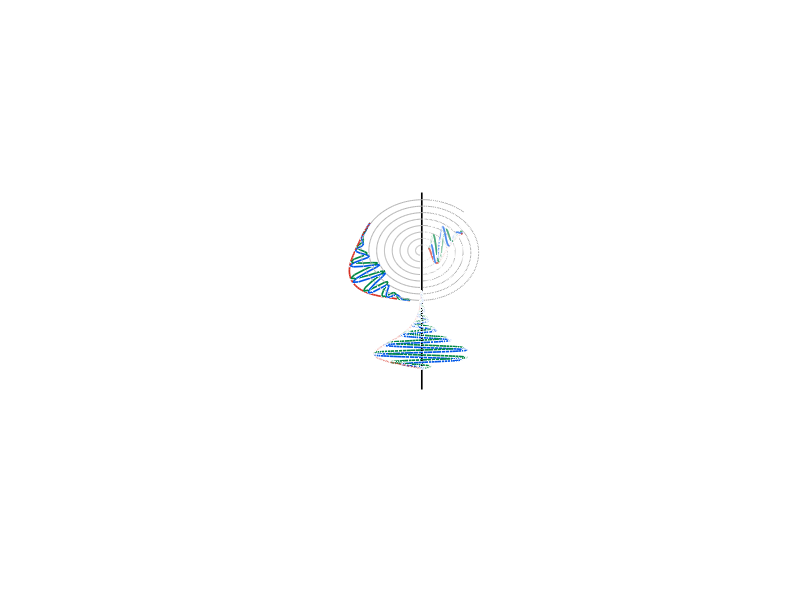

Write the MATLAB code that produced this figure. (Note: this script raises an error after producing the figure.)
nOctaves = 9;
nChromas = 192;

% Generate axis
axis_begin = -3.5;
axis_end = 1.5;
axis_x = [0,0];
axis_y = [axis_begin,axis_end];
axis_z = [0,0];

% Generate spiral
nPitches = nOctaves * nChromas;
spiral_r = linspace(1/nChromas,1,nPitches);
spiral_theta = 2*pi*linspace(1/nChromas,nOctaves,nPitches);
spiral_r = spiral_r(1:(end-170));
spiral_theta = spiral_theta(1:(end-170));

spiral_x = spiral_r .* sin(spiral_theta);
spiral_z = spiral_r .* cos(spiral_theta);
spiral_y = zeros(size(spiral_x));

% Generate wavelet along time
gammatone_order = 3;
bandwidth = 20;
center_frequency = 100;
sample_rate = 1000;
duration = 0.5;
amplitude_multiplier = 500;
x_begin = -3;
x_finish = -1;

nSamples = sample_rate * duration;
samples = linspace(0,duration,nSamples);
polynomial = samples.^(gammatone_order-1);
exponential = exp(-bandwidth*samples);
sine_wave = exp(1i*center_frequency*samples);
gammatone = amplitude_multiplier * polynomial .* exponential .* sine_wave;

real_wavetime_z = zeros(size(gammatone));
real_wavetime_x = real(gammatone.');
real_wavetime_y = linspace(x_begin,x_finish,nSamples);

imag_wavetime_z = zeros(size(gammatone));
imag_wavetime_x = imag(gammatone.');
imag_wavetime_y = linspace(x_begin,x_finish,nSamples);

abs_wavetime_z = zeros(size(gammatone));
abs_wavetime_x =  - abs(gammatone.');
abs_wavetime_y = linspace(x_begin,x_finish,nSamples);

% Generate wavelet along chromas
resolution = 0.25;
mother_xi = 1/2;
sigma = 2.5;
periodization_extent = 1;
chroma_theta_offset = 1/3 * pi();

original_length = nChromas;
nPeriods = 1 + periodization_extent;
periodization = periodization_extent * original_length;
mother_range_start = - original_length/2 - periodization/2;
mother_range_end = (original_length/2-1) + periodization/2;
mother_range = (mother_range_start:mother_range_end).';
range = mother_range * resolution;
numerator = - range.*range;
denominator = 2 * sigma * sigma;
ln_gaussian = numerator ./ denominator;
gaussian = exp(ln_gaussian);
wave = exp(2i*pi*mother_xi*range);
gabor = resolution * gaussian .* wave;
expanded_gabor = reshape(gabor,original_length,nPeriods);
periodized_gabor = sum(expanded_gabor,2);
gabor_DC_bias = mean(periodized_gabor);
expanded_gaussian = reshape(gaussian,original_length,nPeriods);
periodized_gaussian = sum(expanded_gaussian,2);
scaling_factor = gabor_DC_bias/mean(periodized_gaussian);
corrective_term = scaling_factor * periodized_gaussian;
periodized_morlet = periodized_gabor - corrective_term;
shifted_morlet = fftshift(periodized_morlet);
spiral_arc = 5/nChromas + linspace( ...
    (nOctaves-2)/nOctaves+1/nChromas, ...
    (nOctaves-1)/nOctaves, ...
    nChromas);
wavechroma_theta = chroma_theta_offset + 2*pi*linspace(1/nChromas,1,nChromas);
wavechroma_range = 70:130;
trimmed_morlet = shifted_morlet(wavechroma_range).';
wavechroma_theta = wavechroma_theta(wavechroma_range);

real_wavechroma_r = real(trimmed_morlet) + spiral_arc(wavechroma_range);
real_wavechroma_z = real_wavechroma_r .* cos(wavechroma_theta);
real_wavechroma_x = real_wavechroma_r .* sin(wavechroma_theta);
real_wavechroma_y = zeros(size(wavechroma_theta));

imag_wavechroma_r = imag(trimmed_morlet) + spiral_arc(wavechroma_range);
imag_wavechroma_z = imag_wavechroma_r .* cos(wavechroma_theta);
imag_wavechroma_x = imag_wavechroma_r .* sin(wavechroma_theta);
imag_wavechroma_y = zeros(size(wavechroma_theta));

abs_wavechroma_r = abs(trimmed_morlet) + spiral_arc(wavechroma_range);
abs_wavechroma_z = abs_wavechroma_r .* cos(wavechroma_theta);
abs_wavechroma_x = abs_wavechroma_r .* sin(wavechroma_theta);
abs_wavechroma_y = zeros(size(wavechroma_theta));

% Generate wavelet along octaves
gammatone_order = 3;
bandwidth = 15;
center_frequency = 30;
sample_rate = 1000;
duration = 0.5;
amplitude_multiplier = 200;
r_begin = 1 / nOctaves;
r_finish = 6 / nOctaves;
octave_theta_offset =  pi()/6;

nSamples = sample_rate * duration;
samples = linspace(0,duration,nSamples);
polynomial = samples.^(gammatone_order-1);
exponential = exp(-bandwidth*samples);
sine_wave = exp(1i*center_frequency*samples);
gammatone = amplitude_multiplier * polynomial .* exponential .* sine_wave;

waveoctave_r = linspace(r_begin,r_finish,nSamples);
waveoctave_theta = octave_theta_offset * ones(size(waveoctave_r));

real_waveoctave_x = waveoctave_r .* cos(waveoctave_theta);
real_waveoctave_z = waveoctave_r .* sin(waveoctave_theta);
real_waveoctave_y = real(gammatone);

imag_waveoctave_x = waveoctave_r .* cos(waveoctave_theta);
imag_waveoctave_z = waveoctave_r .* sin(waveoctave_theta);
imag_waveoctave_y = imag(gammatone);

abs_waveoctave_x = waveoctave_r .* cos(waveoctave_theta);
abs_waveoctave_z = waveoctave_r .* sin(waveoctave_theta);
abs_waveoctave_y = - abs(gammatone);

% Render all curves
color_blue = [0,87,231]/255;
color_green = [0,135,68]/255;
color_red = [214,45,32]/255;
color_gray = 0.7 * [1,1,1];

linewidth = 1.2;

line(real_wavetime_x,real_wavetime_y,real_wavetime_z, ...
    'Color',color_blue,'LineWidth',linewidth);
line(imag_wavetime_x,imag_wavetime_y,imag_wavetime_z, ...
    'Color',color_green,'LineWidth',linewidth);
line(abs_wavetime_x,abs_wavetime_y,abs_wavetime_z, ...
    'Color',color_red,'LineWidth',linewidth);

line(real_wavechroma_x,real_wavechroma_y,real_wavechroma_z, ...
    'Color',color_blue,'LineWidth',linewidth);
line(imag_wavechroma_x,imag_wavechroma_y,imag_wavechroma_z, ...
    'Color',color_green,'LineWidth',linewidth);
line(abs_wavechroma_x,abs_wavechroma_y,abs_wavechroma_z, ...
    'Color',color_red,'LineWidth',linewidth);

line(real_waveoctave_x,real_waveoctave_y,real_waveoctave_z, ...
    'Color',color_blue,'LineWidth',linewidth);
line(imag_waveoctave_x,imag_waveoctave_y,imag_waveoctave_z, ...
    'Color',color_green,'LineWidth',linewidth);
line(abs_waveoctave_x,abs_waveoctave_y,abs_waveoctave_z, ...
    'Color',color_red,'LineWidth',linewidth);

line(axis_x,axis_y,axis_z,'Color','k','LineWidth',1.2);

line(spiral_x,spiral_y,spiral_z,'Color',color_gray);

axis off;
axis equal;
view([0 34]);
%%
export_fig dafx_fig1.png -transparent